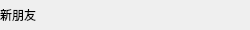
<?xml version="1.0" encoding="UTF-8"?>
<ui version="4.0">
 <class>GroupTipItemClass</class>
 <widget class="QWidget" name="GroupTipItemClass">
  <property name="geometry">
   <rect>
    <x>0</x>
    <y>0</y>
    <width>250</width>
    <height>30</height>
   </rect>
  </property>
  <property name="minimumSize">
   <size>
    <width>250</width>
    <height>30</height>
   </size>
  </property>
  <property name="maximumSize">
   <size>
    <width>250</width>
    <height>30</height>
   </size>
  </property>
  <property name="windowTitle">
   <string>GroupTipItem</string>
  </property>
  <layout class="QHBoxLayout" name="horizontalLayout">
   <property name="spacing">
    <number>0</number>
   </property>
   <property name="leftMargin">
    <number>0</number>
   </property>
   <property name="topMargin">
    <number>0</number>
   </property>
   <property name="rightMargin">
    <number>0</number>
   </property>
   <property name="bottomMargin">
    <number>0</number>
   </property>
   <item>
    <widget class="QLabel" name="label">
     <property name="minimumSize">
      <size>
       <width>0</width>
       <height>30</height>
      </size>
     </property>
     <property name="maximumSize">
      <size>
       <width>16777215</width>
       <height>30</height>
      </size>
     </property>
     <property name="text">
      <string>新朋友</string>
     </property>
     <property name="alignment">
      <set>Qt::AlignLeading|Qt::AlignLeft|Qt::AlignVCenter</set>
     </property>
    </widget>
   </item>
  </layout>
 </widget>
 <layoutdefault spacing="6" margin="11"/>
 <resources/>
 <connections/>
</ui>
